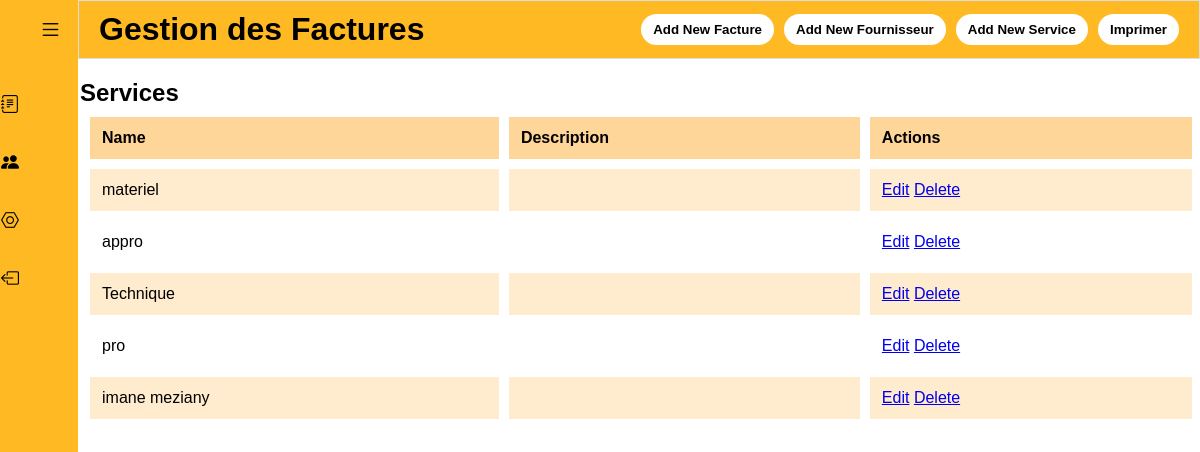
The app's page /services/ (signed in), older data.
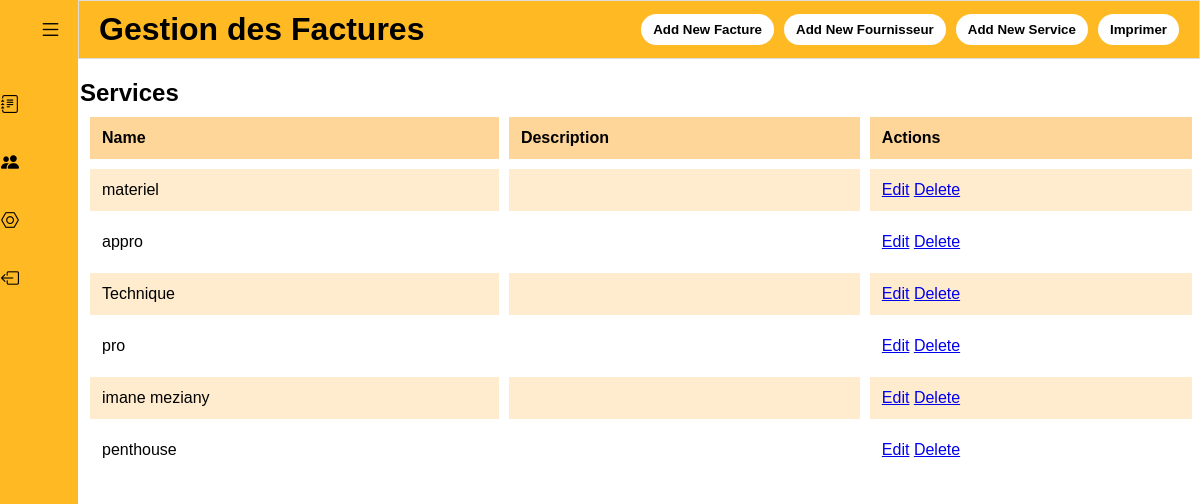
The same page, newer data.
### facturation/models.py (models this page shows)
class Service(models.Model):
    name = models.CharField(max_length=100)
    def __str__(self):
        return self.name

### facturation/views.py (the view)
# urls.py: path('services/', views.services, name='services'),
@login_required(login_url='facturation:login')
def services(request):
    if request.method == 'POST':
        facture_form = FactureForm(request.POST)
        fournisseur_form = FournisseurForm(request.POST)
        service_form = ServiceForm(request.POST)
        if facture_form.is_valid():
            facture_form.save()
            return redirect('facturation:homepage')
        if fournisseur_form.is_valid():
            fournisseur_form.save()
            return redirect('facturation:homepage')
        if service_form.is_valid():
            service_form.save()
            return redirect('facturation:homepage')
    else:
        facture_form = FactureForm()
        fournisseur_form = FournisseurForm()
        service_form = ServiceForm()
    services = Service.objects.all()
    return render(request, 'facturation/service.html', {'services': services,'facture_form': facture_form,
        'fournisseur_form': fournisseur_form,
        'service_form': service_form,
    })

### facturation/models.py (called while the page is built)
    def __str__(self):
        return self.name

### templates/facturation/service.html
{% extends "layouts/base.html" %}
{% load group_tags %}
{% block content %}
<div class='home-section'>
    <h2>Services</h2>
    <table>
        <tr>
            <th>Name</th>
            <th>Description</th>
            <th>Actions</th>
        </tr>
        {% for service in services %}
        <tr>
            <td>{{ service.name }}</td>
            <td>{{ service.description }}</td>
            <td>
                {% if request.user|user_in_group:'admin' %}                <a href="{% url 'facturation:update_service' service.pk %}">Edit</a>
                <a href="{% url 'facturation:delete_service' service.pk %}">Delete</a>
                {%endif%}
            </td>
        </tr>
        {% endfor %}
    </table>
</div>
{% endblock %}

Row changes from the older to the newer data that the page shows:
added Service: name "penthouse"
